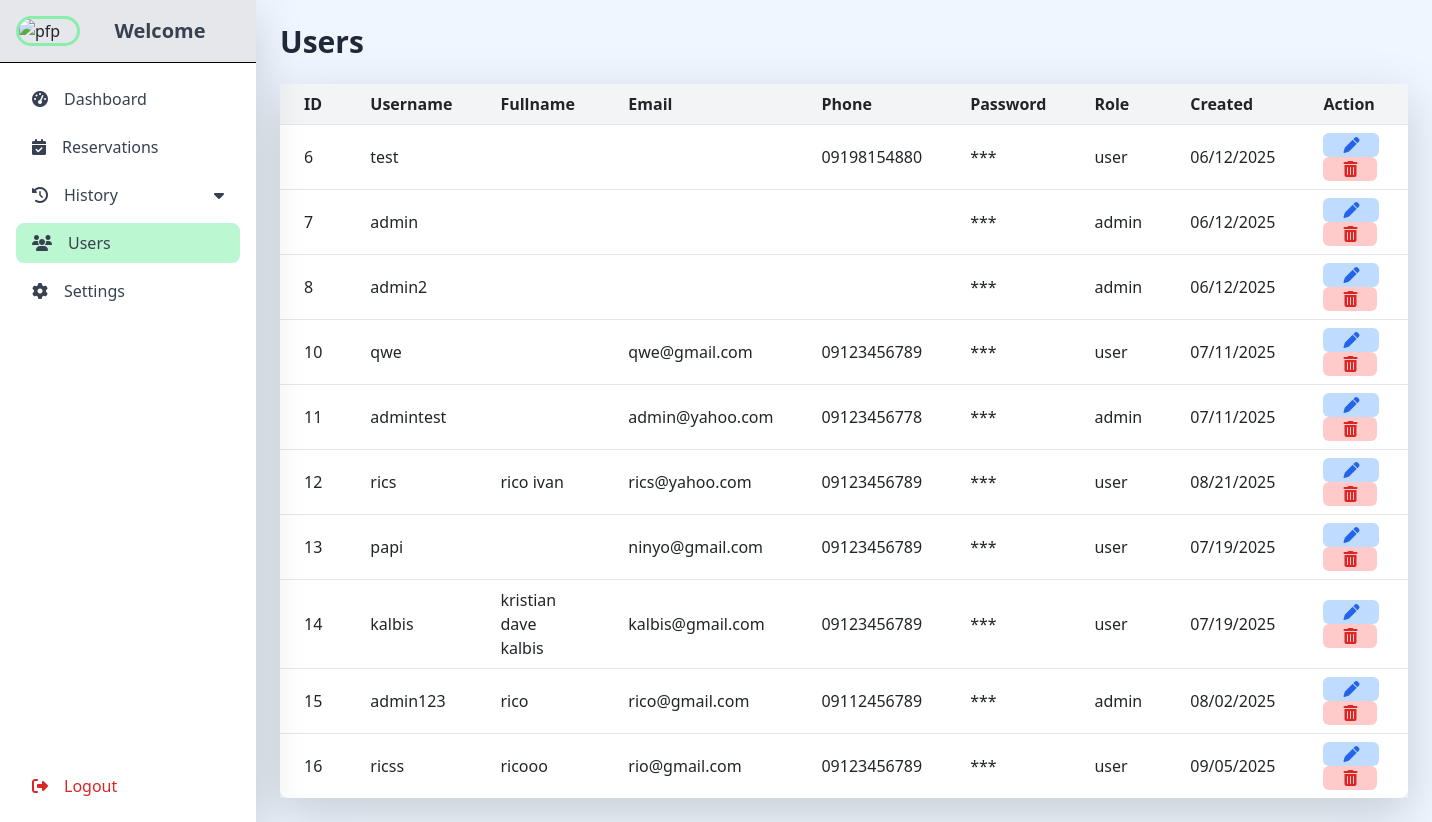
Page /Court-Management-System-main/admin/users.php on the committed database.
### tables this page shows
CREATE TABLE `users` (
  `users_id` int(11) NOT NULL,
  `username` varchar(100) DEFAULT NULL,
  `fullname` varchar(100) NOT NULL,
  `email` varchar(100) DEFAULT NULL,
  `phonenumber` varchar(100) DEFAULT NULL,
  `password` varchar(100) NOT NULL,
  `created_at` timestamp NOT NULL DEFAULT current_timestamp() ON UPDATE current_timestamp(),
  `role` enum('admin','user') NOT NULL
);

### Court-Management-System-main/admin/users.php (the view, shortened to what this page needs)
<?php
include "../db_connect.php";
$sql = "SELECT * FROM users";
$result = $conn->query($sql);
?>
<!doctype html>
<html lang="en">
  <head>
    <link rel="stylesheet" href="https://cdnjs.cloudflare.com/ajax/libs/font-awesome/6.4.2/css/all.min.css">
    <link href="https://cdn.jsdelivr.net/npm/bootstrap@5.3.2/dist/css/bootstrap.min.css" rel="stylesheet" />
    <script src="https://cdn.tailwindcss.com"></script>
  </head>
  <body class="bg-gray-50">
    <div class="flex">
<div class="fixed top-0 left-0 flex h-screen w-64 flex-col bg-white shadow-lg">
  <div class="flex bg-gray-200 p-3 border-black border-b">
    <img src="assets/imgs/pfp.jpg" alt="pfp" class="w-16 rounded-full border-3 border-green-300">
    <h2 class="text-xl font-semibold text-center text-gray-700 m-auto">Welcome <?php echo $_SESSION['username']; ?></h2>
  </div>
  <div class="p-3 flex flex-col flex-1 overflow-y-auto">
    <a href="admin_board.php" class="flex items-center gap-3 rounded-lg px-3 py-2 mb-2 text-gray-700 hover:bg-gray-100">
      <i class="fas fa-tachometer-alt"></i> Dashboard
    </a>
    <a href="reservations.php" class="flex items-center gap-3 rounded-lg px-3 py-2 mb-2 text-gray-700 hover:bg-gray-100">
      <i class="fas fa-calendar-check"></i> Reservations
    </a>
    <div class="relative mb-2">
      <button class="flex items-center gap-3 w-full rounded-lg px-3 py-2 text-gray-700 hover:bg-gray-200 focus:outline-none"
              type="button" data-bs-toggle="dropdown" aria-expanded="false">
        <i class="fas fa-history"></i>
        <span>History</span>
        <i class="fas fa-caret-down ml-auto"></i>
      </button>
    </div>
    <a href="users.php" class="flex items-center gap-3 rounded-lg px-3 py-2 mb-2 text-gray-700 bg-green-200">
      <i class="fas fa-users"></i> Users
    </a>
    <a href="settings.php" class="flex items-center gap-3 rounded-lg px-3 py-2 mb-2 text-gray-700 hover:bg-gray-100">
      <i class="fas fa-gear"></i>Settings
    </a>
    <a href="../logout.php" class="flex items-center gap-3 rounded-lg px-3 py-2 text-red-600 hover:bg-red-100 mt-auto">
      <i class="fas fa-right-from-bracket"></i> Logout
    </a>
  </div>
</div>
      <div class="ml-64 flex-1 bg-blue-50 p-6 min-h-screen">
        <h1 class="text-3xl font-bold text-gray-800">Users</h1>
    <div class="mt-4 overflow-x-auto shadow-lg">
    <?php if ($result->num_rows > 0) { ?>
      <table class="min-w-full bg-white shadow-sm rounded-lg overflow-hidden">
        <thead class="bg-gray-100">
          <tr>
            <th class="px-4 py-2 text-left">ID</th>
            <th class="px-4 py-2 text-left">Username</th>
            <th class="px-4 py-2 text-left">Fullname</th>
            <th class="px-4 py-2 text-left">Email</th>
            <th class="px-4 py-2 text-left">Phone</th>
            <th class="px-4 py-2 text-left">Password</th>
            <th class="px-4 py-2 text-left">Role</th>
            <th class="px-4 py-2 text-left">Created</th>
            <th class="px-4 py-2 text-left">Action</th>
          </tr>
        </thead>
        <tbody>
          <?php while($row = $result->fetch_assoc()) { ?>
            <tr class="border-t hover:bg-gray-50">
              <td class="px-4 py-2"><?= htmlspecialchars($row["users_id"]); ?></td>
              <td class="px-4 py-2"><?= htmlspecialchars($row["username"]); ?></td>
              <td class="px-4 py-2"><?= htmlspecialchars($row["fullname"]); ?></td>
              <td class="px-4 py-2"><?= htmlspecialchars($row["email"]); ?></td>
              <td class="px-4 py-2"><?= htmlspecialchars($row["phonenumber"]); ?></td>
              <td class="px-4 py-2">***</td>
              <td class="px-4 py-2"><?= htmlspecialchars($row["role"]); ?></td>
              <td class="px-4 py-2"><?= date("m/d/Y", strtotime($row["created_at"])); ?></td>
              <td class="px-4 py-2">
                <a href="edit_user.php?id=<?= $row['users_id']; ?>"
                  class="inline-flex items-center text-blue-600 hover:text-blue-400 px-3 py-1 rounded bg-blue-200">
                  <i class="fas fa-pen me-1 mx-1"></i>
                </a>
                <a href="delete_user.php?id=<?= $row['users_id']; ?>"
                  onclick="return confirm('Are you sure you want to delete this user?');"
                  class="inline-flex items-center text-red-600 hover:text-red-400 px-3 py-1 rounded bg-red-200">
                  <i class="fas fa-trash-can me-1 mx-1"></i>
                </a>
              </td>
            </tr>
          <?php } ?>
        </tbody>
      </table>
    <?php } else { ?>
      <div class="text-center text-gray-500 mt-4">No results found.</div>
    <?php } ?>
  </div>
</div>
  </body>
</html>

### rows in the picture
users: users_id "6", username "test", phonenumber "09198154880", role "user", created_at "06/12/2025"
users: users_id "7", username "admin", role "admin", created_at "06/12/2025"
users: users_id "8", username "admin2", role "admin", created_at "06/12/2025"
users: users_id "10", username "qwe", email "qwe@gmail.com", phonenumber "09123456789", role "user", created_at "07/11/2025"
users: users_id "11", username "admintest", email "admin@yahoo.com", phonenumber "09123456778", role "admin", created_at "07/11/2025"
users: users_id "12", username "rics", fullname "rico ivan", email "rics@yahoo.com", phonenumber "09123456789", role "user", created_at "08/21/2025"
users: users_id "13", username "papi", email "ninyo@gmail.com", phonenumber "09123456789", role "user", created_at "07/19/2025"
users: users_id "14", username "kalbis", fullname "kristian dave kalbis", email "kalbis@gmail.com", phonenumber "09123456789", role "user", created_at "07/19/2025"
users: users_id "15", username "admin123", fullname "rico", email "rico@gmail.com", phonenumber "09112456789", role "admin", created_at "08/02/2025"
users: users_id "16", username "ricss", fullname "ricooo", email "rio@gmail.com", phonenumber "09123456789", role "user", created_at "09/05/2025"
